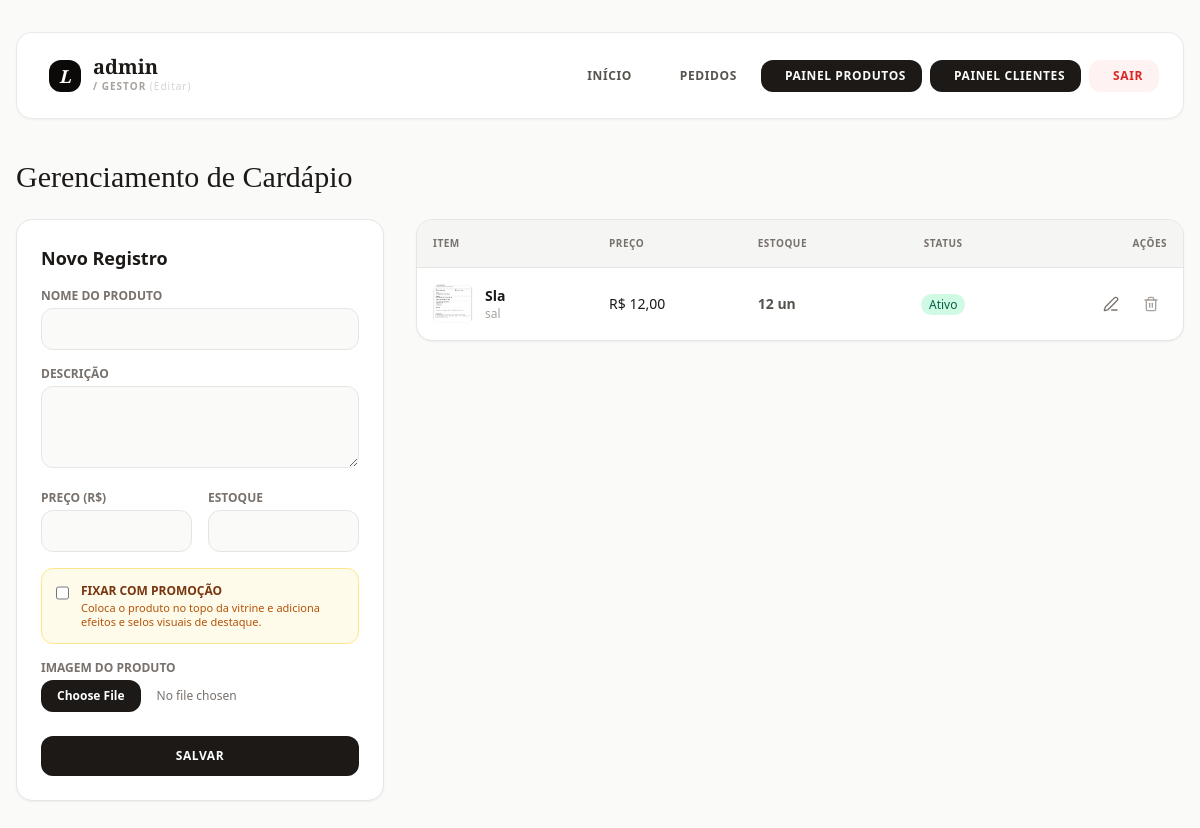
/dashboard/product.php (signed in), run on an earlier commit of the app's database.
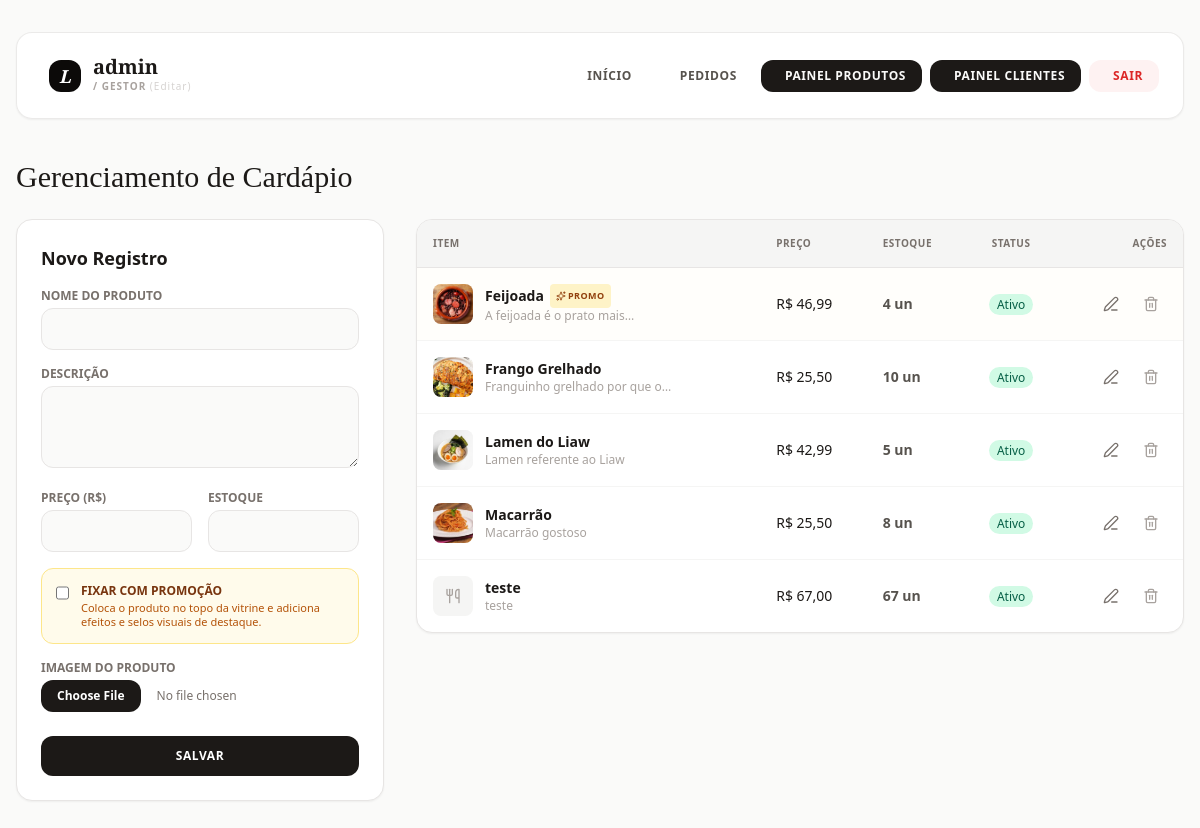
And on a later commit of the database.
### tables this page shows
CREATE TABLE `produtos` (
  `id` int(11) NOT NULL,
  `nome` varchar(100) NOT NULL,
  `descricao` text DEFAULT NULL,
  `preco` decimal(10,2) NOT NULL,
  `estoque` int(11) NOT NULL,
  `fixado` tinyint(1) DEFAULT 0,
  `imagem` varchar(255) DEFAULT NULL
);

### dashboard/product.php (the view, shortened to what the changed rows need)
<?php
require_once __DIR__ . '/../auth/Conexao.php';
$sql_all = "SELECT * FROM produtos ORDER BY fixado DESC, nome ASC";
$res = mysqli_query($conexao, $sql_all);
$list = mysqli_fetch_all($res, MYSQLI_ASSOC);
?>
<!DOCTYPE html>
<html lang="pt-br">
<head>
    <link rel="stylesheet" href="../style.css">
    <script src="https://cdn.tailwindcss.com\"></script>
</head>
<body class="bg-stone-50 text-stone-900 antialiased font-sans">
</head>
<body class="bg-stone-50 text-stone-900 min-h-screen">
    <div class="max-w-7xl mx-auto px-4 py-8">
        <div class="mb-6 flex justify-between items-center">
            <div>
                <h1 class="text-3xl font-serif">Gerenciamento de Cardápio</h1>
            </div>
        </div>
        <div class="grid grid-cols-1 lg:grid-cols-3 gap-8 items-start">
            <div class="bg-white border border-stone-200 rounded-2xl p-6 shadow-sm">
                <h2 id="formTitle" class="text-lg font-bold text-stone-900 mb-4">Novo Registro</h2>
            </div>
            <div class="lg:col-span-2 bg-white border border-stone-200 rounded-2xl overflow-hidden shadow-sm">
                <div class="overflow-x-auto">
                    <table class="w-full text-left border-collapse">
                        <thead>
                            <tr class="bg-stone-100 border-b border-stone-200 text-[10px] font-black uppercase tracking-wider text-stone-500">
                                <th class="p-4">Item</th>
                                <th class="p-4">Preço</th>
                                <th class="p-4">Estoque</th>
                                <th class="p-4 text-center">Status</th>
                                <th class="p-4 text-right">Ações</th>
                            </tr>
                        </thead>
                        <tbody class="divide-y divide-stone-100 text-sm">
                            <?php foreach ($list as $item): ?>
                                <tr class="<?php echo $item['fixado'] ? 'bg-amber-50/20' : ''; ?> hover:bg-stone-50 transition-all">
                                    <td class="p-4">
                                        <div class="flex items-center gap-3">
                                            <div class="w-10 h-10 bg-stone-100 rounded-lg overflow-hidden flex items-center justify-center text-stone-400 shrink-0 relative">
                                                <?php if($item['imagem']): ?>
                                                    <img src="../uploads/<?php echo $item['imagem']; ?>" class="w-full h-full object-cover">
                                                <?php else: ?>
                                                    <i data-lucide="utensils" class="w-4 h-4"></i>
                                                <?php endif; ?>
                                            </div>
                                            <div>
                                                <div class="font-bold text-stone-900 flex items-center gap-1.5">
                                                    <?php echo htmlspecialchars($item['nome']); ?>
                                                    <?php if($item['fixado']): ?>
                                                        <span class="bg-amber-100 text-amber-800 text-[9px] font-black uppercase px-1.5 py-0.5 rounded tracking-wider flex items-center gap-0.5">
                                                            <i data-lucide="sparkles" class="w-2.5 h-2.5"></i> Promo
                                                        </span>
                                                    <?php endif; ?>
                                                </div>
                                                <div class="text-stone-400 text-xs line-clamp-1 max-w-[200px]"><?php echo htmlspecialchars($item['descricao'] ?? ''); ?></div>
                                            </div>
                                        </div>
                                    </td>
                                    <td class="p-4 font-medium">R$ <?php echo number_format((float)$item['preco'], 2, ',', '.'); ?></td>
                                    <td class="p-4 text-stone-600 font-semibold"><?php echo $item['estoque']; ?> un</td>
                                    <td class="p-4 text-center">
                                        <?php if($item['estoque'] > 0): ?>
                                            <span class="text-xs bg-emerald-100 text-emerald-800 px-2 py-0.5 rounded-full font-medium">Ativo</span>
                                        <?php else: ?>
                                            <span class="text-xs bg-red-100 text-red-800 px-2 py-0.5 rounded-full font-medium">Esgotado</span>
                                        <?php endif; ?>
                                    </td>
                                    <td class="p-4 text-right">
                                        <div class="flex items-center justify-end gap-2">
                                            <button onclick='editProduct(<?php echo json_encode($item); ?>)' class="p-2 text-stone-500 hover:text-stone-900 hover:bg-stone-100 rounded-xl transition-all">
                                                <i data-lucide="edit-3" class="w-4 h-4"></i>
                                            </button>
                                            <form action="product.php" method="POST" onsubmit="return confirm('Tem certeza que deseja deletar este produto?');">
                                                <button type="submit" class="p-2 text-stone-400 hover:text-red-600 hover:bg-red-50 rounded-xl transition-all">
                                                    <i data-lucide="trash-2" class="w-4 h-4"></i>
                                                </button>
                                            </form>
                                        </div>
                                    </td>
                                </tr>
                            <?php endforeach; ?>
                        </tbody>
                    </table>
                </div>
            </div>
        </div>
    </div>
</body>
</html>

What changed in the data, as far as the page shows it:
removed produtos: imagem (picture), nome "Sla", descricao "sal", preco "12,00", estoque "12", shows "Ativo"
added produtos: imagem (picture), nome "Feijoada", fixado 1 (drawn), descricao "A feijoada é o prato…", preco "46,99", estoque "4", shows "Ativo"
added produtos: imagem (picture), nome "Frango Grelhado", descricao "Franguinho grelhado por que…", preco "25,50", estoque "10", shows "Ativo"
added produtos: imagem (picture), nome "Lamen do Liaw", descricao "Lamen referente ao Liaw", preco "42,99", estoque "5", shows "Ativo"
added produtos: imagem (picture), nome "Macarrão", descricao "Macarrão gostoso", preco "25,50", estoque "8", shows "Ativo"
added produtos: nome "teste", descricao "teste", preco "67,00", estoque "67", shows "Ativo"
